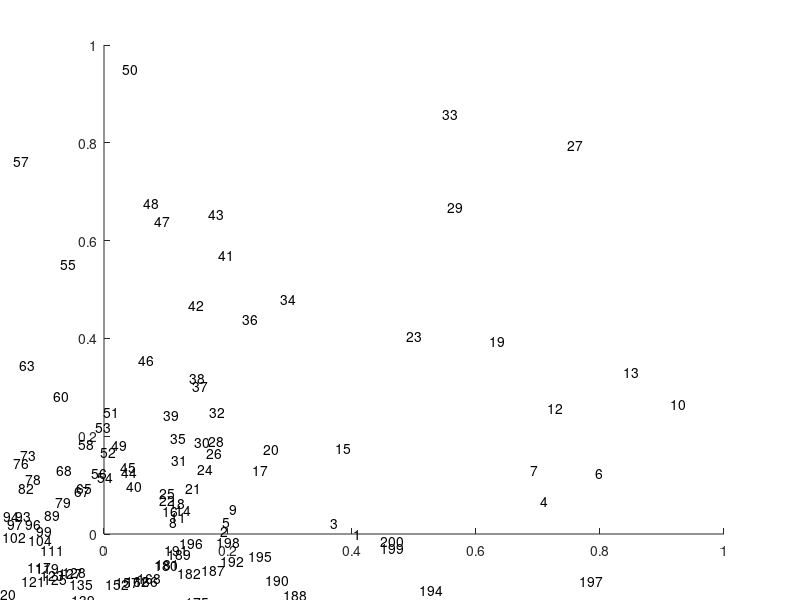

The MATLAB script that drew this image: (Note: this script raises an error after producing the figure.)
clear;clc;close all

n = 200;
theta = linspace(0,2*pi,n+1);
theta(end) = [];

radius = 0.1+rand(size(theta)).^2;

x = radius.*cos(theta);
y = radius.*sin(theta);

% x = [...
%      0.060647
%        0.1195
%      0.027518
%    -0.0063566
%     -0.013888
%    -0.0045278
%      -0.52104
%     -0.064312
%       0.11168
%      0.089945];
%  
%  y = [...
%             0
%       0.08682
%      0.084691
%      0.019564
%       0.01009
%    5.5449e-19
%      -0.37856
%      -0.19793
%      -0.34372
%     -0.065349];


for i = 1:n
    text(x(i),y(i),num2str(i))
end

tic
i_tri = poly2tri(x,y);
toc
% hold on
% plot(x(i_tri),y(i_tri))

figure(898);clf
subplot(1,2,1)
patch('Faces',i_tri,'Vertices',[x;y]','facecolor','r','edgecolor','k')
hold on
plot(x,y)

%%
subplot(1,2,2)
% x = [0 1 0 1 0.5];    %# Unordered x coordinates of vertices
% y = [0 1 1 0 0.5];    %# Corresponding y coordinates of vertices
% edgeLines = [1 3;...  %# Point 1 connects to point 3
%              1 4;...  %# Point 1 connects to point 4
%              2 3;...  %# Point 2 connects to point 3
%              2 5;...  %# Point 2 connects to point 5
%              5 4];    %# Point 5 connects to point 4

edgeLines = [1:n;[2:n,1]]';

tic
dt = DelaunayTri(x(:),y(:),edgeLines);  %# Create a constrained triangulation
toc
isInside = inOutStatus(dt);  %# Find the indices of inside triangles
faces = dt(isInside,:);      %# Get the face indices of the inside triangles
vertices = [x(:) y(:)];      %# Vertex data for polygon
hPolygon = patch('Faces',faces,...
                 'Vertices',vertices,...
                 'FaceColor','r');  %# Plot the triangular faces in red

set(hPolygon,'EdgeColor','k');  %# Turn off the edge coloring
xEdge = x(edgeLines).';           %'# Create x coordinates for the edge
yEdge = y(edgeLines).';           %'# Create y coordinates for the edge
hold on;                           %# Add to the existing plot
line(xEdge,yEdge,'Color','k');     %# Plot the edge in black